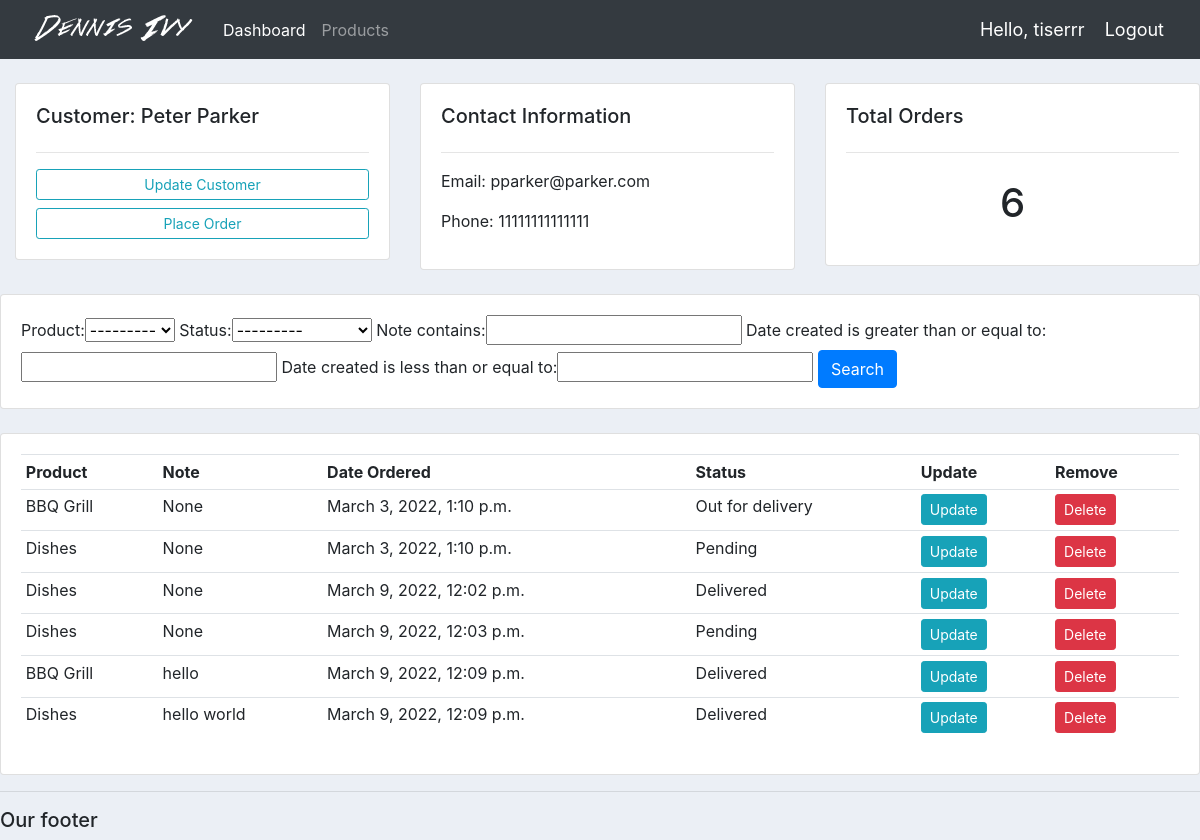
/customer/2 (signed in), run on the app's committed database.
### accounts/models.py (models this page shows, shortened)
class Customer(models.Model):
    user = models.OneToOneField(User, null=True, on_delete=models.CASCADE)
    name = models.CharField(max_length=200, null=True)
    phone = models.CharField(max_length=200, null=True)
    email = models.EmailField(null=True)
    profile_pic = models.ImageField(null=True, blank=True)
    date_created = models.DateTimeField(auto_now_add=True, null=True)

class Order(models.Model):
    STATUS = (
        ('Pending', 'Pending'),
        ('Out for delivery', 'Out for delivery'),
        ('Delivered', 'Delivered')
    )
    customer = models.ForeignKey(Customer, null=True, on_delete=models.SET_NULL)
    product = models.ForeignKey(Product, null=True, on_delete=models.SET_NULL)
    date_created = models.DateTimeField(auto_now_add=True, null=True)
    status = models.CharField(max_length=200, null=True, choices=STATUS)
    note = models.CharField(max_length=300, null=True)

class Product(models.Model):
    CATEGORY = (
        ('Indoor', 'Indoor'),
        ('Out Door', 'Out Door')
    )
    name = models.CharField(max_length=200, null=True)
    price = models.FloatField(null=True)
    categoty = models.CharField(max_length=200, null=True, choices=CATEGORY)
    description = models.CharField(max_length=200, null=True)
    date_created = models.DateTimeField(auto_now_add=True, null=True)
    tags = models.ManyToManyField(Tag)
    def __str__(self):
        return self.name

### accounts/decorators.py (the view)
        def wrapper_func(request, *args, **kwargs):
            group = None
            if request.user.groups.exists():
                group = request.user.groups.all()[0].name
            if group in allowed_roles:
                return view_func(request, *args, **kwargs)
            else:
                return HttpResponse('You are not authorized to view this page.')
            return view_func(request, *args, **kwargs)

### accounts/views.py (called while the page is built)
@login_required(login_url='login')
@allowed_users(allowed_roles=['admin'])
def customer(request, pk):
    customer = Customer.objects.get(id=pk)
    orders = customer.order_set.all()
    myFilter = OrderFilter(request.GET, queryset=orders)
    orders = myFilter.qs
    orders_count = orders.count()
    context = {'customer': customer, 'orders': orders, 'orders_count': orders_count, 'myFilter': myFilter}
    return render(request, 'accounts/customer.html', context)

### accounts/templates/accounts/customer.html
{%  extends 'accounts/main.html' %}
{% block content %}
	<br>
<div class="row">
	<div class="col-md" style="padding-left: 30px;">
		<div class="card card-body">
			<h5>Customer: {{customer.name}}</h5>
			<hr>
			<a class="btn btn-outline-info  btn-sm btn-block" href="">Update Customer</a>
			<a class="btn btn-outline-info  btn-sm btn-block" href="{% url 'create_order' customer.id %}">Place Order</a>
		</div>
	</div>
	<div class="col-md">
		<div class="card card-body">
			<h5>Contact Information</h5>
			<hr>
			<p>Email: {{customer.email}}</p>
			<p>Phone: {{customer.phone}}</p>
		</div>
	</div>
	<div class="col-md">
		<div class="card card-body">
			<h5>Total Orders</h5>
			<hr>
			<h1 style="text-align: center;padding: 10px">{{orders_count}}</h1>
		</div>
	</div>
</div>
<br>
<div class="row">
	<div class="col">
		<div class="card card-body">
			<form method="get">
				{{myFilter.form}}
		    <button class="btn btn-primary" type="submit">Search</button>
		  </form>
		</div>
	</div>
</div>
<br>
<div class="row">
	<div class="col-md">
		<div class="card card-body">
			<table class="table table-sm">
				<tr>
					<th>Product</th>
					<th>Note</th>
					<th>Date Ordered</th>
					<th>Status</th>
					<th>Update</th>
					<th>Remove</th>
				</tr>
				{% for order in orders %}
					<tr>
						<td>{{order.product}}</td>
						<td>{{order.note}}</td>
						<td>{{order.date_created}}</td>
						<td>{{order.status}}</td>
						<td><a class="btn btn-sm btn-info" href="{% url 'update_order' order.id %}">Update</a></td>
						<td><a class="btn btn-sm btn-danger" href="{% url 'delete_order' order.id%}">Delete</a></td>
					</tr>
				{% endfor %}
			</table>
		</div>
	</div>
</div>
{% endblock %}

### accounts/templates/accounts/navbar.html (shortened to what this page needs)
{% load static %}
<nav class="navbar navbar-expand-lg navbar-dark bg-dark">
  <img src="{% static 'images/logo.png' %}">
    <div class="collapse navbar-collapse" id="navbarNav">
      <ul class="navbar-nav">
        {% if request.user.is_staff %}
        <li class="nav-item active">
          <a class="nav-link" href="{% url 'home' %}">Dashboard</a>
        </li>
        <li class="nav-item">
          <a class="nav-link" href="{% url 'products' %}">Products</a>
        </li>
        {% else %}
        <li class="nav-item">
          <a class="nav-link" href="{% url 'account' %}">Settings</a>
        </li>
        {% endif %}
      </ul>
    </div>
    <span class="hello-msg">Hello, {{request.user}}</span>
    <span><a class="hello-msg" href="{% url 'logout' %}">Logout</a></span>
  </nav>

### static/css/main.css (style rules this page uses)
body { background-color: #ebeff5; }

### accounts/templates/accounts/navbar.html (style rules this page uses)
.hello-msg { font-size: 18px; color: #fff; margin-right: 20px; }

### data on the page
Customer: name "Peter Parker", email "pparker@parker.com", phone "11111111111111"
Order: product "BBQ Grill", note "None", date_created "March 3, 2022, 1:10 p.m.", status "Out for delivery"
Order: product "Dishes", note "None", date_created "March 3, 2022, 1:10 p.m.", status "Pending"
Order: product "Dishes", note "None", date_created "March 9, 2022, 12:02 p.m.", status "Delivered"
Order: product "Dishes", note "None", date_created "March 9, 2022, 12:03 p.m.", status "Pending"
Order: product "BBQ Grill", note "hello", date_created "March 9, 2022, 12:09 p.m.", status "Delivered"
Order: product "Dishes", note "hello world", date_created "March 9, 2022, 12:09 p.m.", status "Delivered"

### other printed values
{{ request.user }} "tiserrr"
{{ orders_count }} "6"
